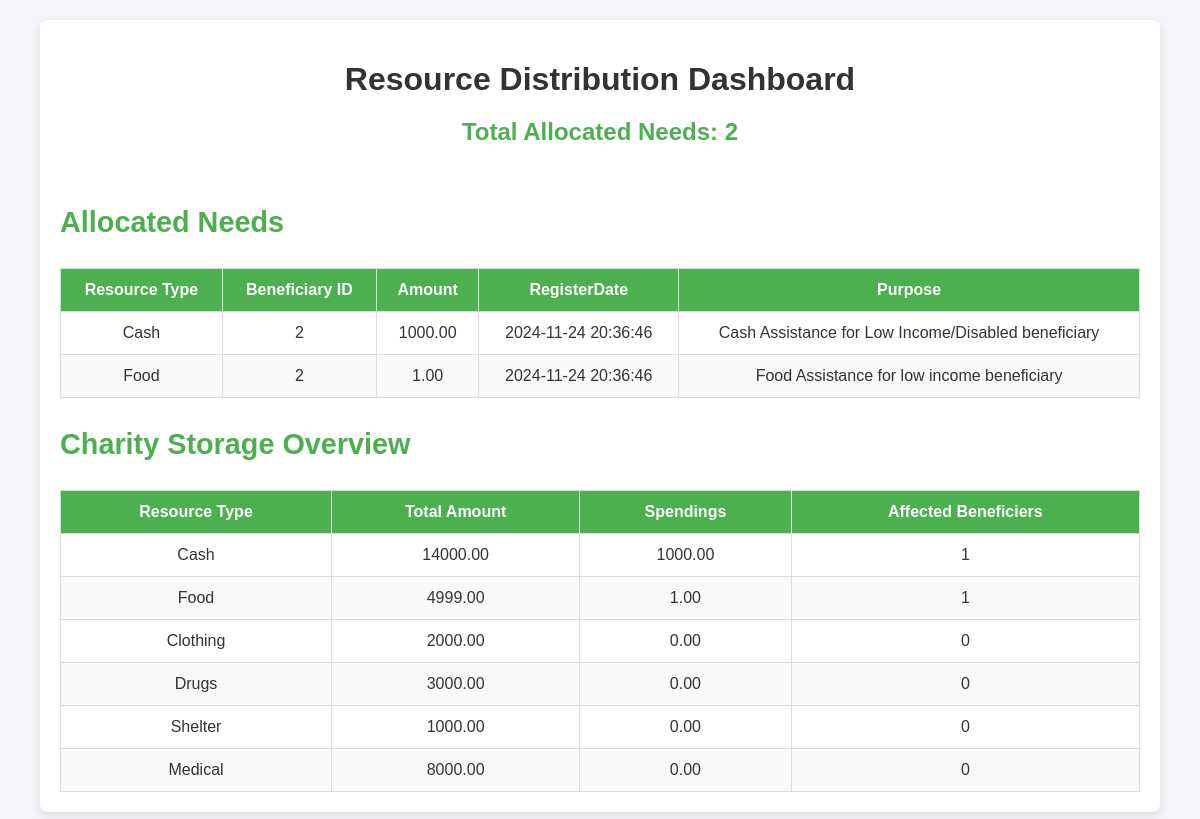
/BeneficiaryModule/index.php?action=track_distribution, run on an earlier commit of the app's database.
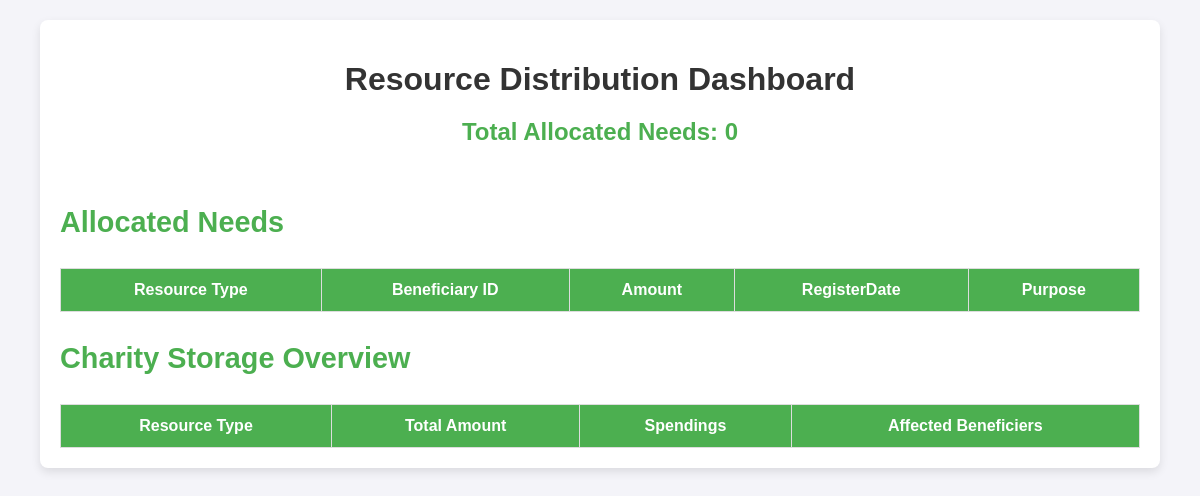
And on a later commit of the database.
### tables this page shows
CREATE TABLE IF NOT EXISTS Charity_Storage (
                             NeedID INT AUTO_INCREMENT PRIMARY KEY,
                             type VARCHAR(100) NOT NULL,
                             Amount DECIMAL(10, 2) NOT NULL,
                             Spendings DECIMAL(10, 2) NOT NULL,
                             Donations INT DEFAULT 0,
                             AffectedPeople INT DEFAULT 0

);

### BeneficiaryModule/Controllers/BeneficiaryController.php (called while the page is built, shortened)
<?php
class BeneficiaryController
{
    private $db;
    private $admin;
    public function __construct($connection, $admin)
    {
        $this->db = $connection;
        $this->admin = $admin;
    }
    public function trackDistribution()
    {
        $allocated_data = $this->admin->getAllocatedNeeds($this->db);
        $charity_data = $this->admin->getCharityStorageData($this->db);
        include 'Views/Track_Distribution_View.php';
        $view = new Track_Distribution_View();
        $view->Show_Resource_Distribution($allocated_data, $charity_data);
    }
}

### BeneficiaryModule/Models/BeneficiaryAdmin.php (called while the page is built, shortened)
<?php
class BeneficiaryAdmin extends Person implements BeneficiariesCollectionInterface
{
    function getCharityStorageData($db)
    {
        $query = "SELECT * FROM charity_storage";
        $stmt = $db->prepare($query);
        $stmt->execute();
        return $stmt->fetchAll(PDO::FETCH_ASSOC);
    }
}

### BeneficiaryModule/Views/Track_Distribution_View.php (the view)
<?php
class Track_Distribution_View
{
    public function Show_Resource_Distribution($allocatedNeeds, $charityStorage)
    {
        echo '<link rel="stylesheet" type="text/css" href="Views/styles/dashboard.css">';
        echo '<div class="dashboard-container">';
        echo '<h1>Resource Distribution Dashboard</h1>';
        echo '<div class="summary">';
        echo '<h2>Total Allocated Needs: ' . count($allocatedNeeds) . '</h2>';
        echo '</div>';
        echo '<div class="data-table-container">';
        echo '<h3>Allocated Needs</h3>';
        echo '<table class="data-table">';
        echo '<thead>';
        echo '<tr>';
        echo '<th>Resource Type</th>';
        echo '<th>Beneficiary ID</th>';
        echo '<th>Amount</th>';
        echo '<th>RegisterDate</th>';
        echo '<th>Purpose</th>';
        echo '</tr>';
        echo '</thead>';
        echo '<tbody>';
        foreach ($allocatedNeeds as $need) {
            echo '<tr>';
            echo '<td>' . htmlspecialchars($need['table']) . '</td>';
            echo '<td>' . htmlspecialchars($need['BeneficiaryID']) . '</td>';
            echo '<td>' . htmlspecialchars($need['Amount']) . '</td>';
            echo '<td>' . htmlspecialchars($need['RegisterDate']) . '</td>';
            echo '<td>' . htmlspecialchars($need['purpose']) . '</td>';
            echo '</tr>';
        }
        echo '</tbody>';
        echo '</table>';
        echo '</div>';
        echo '<div class="data-table-container">';
        echo '<h3>Charity Storage Overview</h3>';
        echo '<table class="data-table">';
        echo '<thead>';
        echo '<tr>';
        echo '<th>Resource Type</th>';
        echo '<th>Total Amount</th>';
        echo '<th>Spendings</th>';
        echo '<th>Affected Beneficiers</th>';
        echo '</tr>';
        echo '</thead>';
        echo '<tbody>';
        foreach ($charityStorage as $resource) {
            echo '<tr>';
            echo '<td>' . htmlspecialchars($resource['type']) . '</td>';
            echo '<td>' . htmlspecialchars($resource['Amount']) . '</td>';
            echo '<td>' . htmlspecialchars($resource['Spendings']) . '</td>';
            echo '<td>' . htmlspecialchars($resource['AffectedPeople']) . '</td>';
            echo '</tr>';
        }
        echo '</tbody>';
        echo '</table>';
        echo '</div>';
        echo '</div>';
    }
}

What changed in the data, as far as the page shows it:
removed charity_storage: type "Cash", Amount "14000.00", Spendings "1000.00", AffectedPeople "1"
removed charity_storage: type "Food", Amount "4999.00", Spendings "1.00", AffectedPeople "1"
removed charity_storage: type "Clothing", Amount "2000.00", Spendings "0.00", AffectedPeople "0"
removed charity_storage: type "Drugs", Amount "3000.00", Spendings "0.00", AffectedPeople "0"
removed charity_storage: type "Shelter", Amount "1000.00", Spendings "0.00", AffectedPeople "0"
removed charity_storage: type "Medical", Amount "8000.00", Spendings "0.00", AffectedPeople "0"
Also different on the page:
count($allocatedNeeds): "2" → "0"
list line gone: "Cash 2 1000.00 2024-11-24 20:36:46 Cash Assistance for Low Income/Disabled beneficiary"
list line gone: "Food 2 1.00 2024-11-24 20:36:46 Food Assistance for low income beneficiary"
